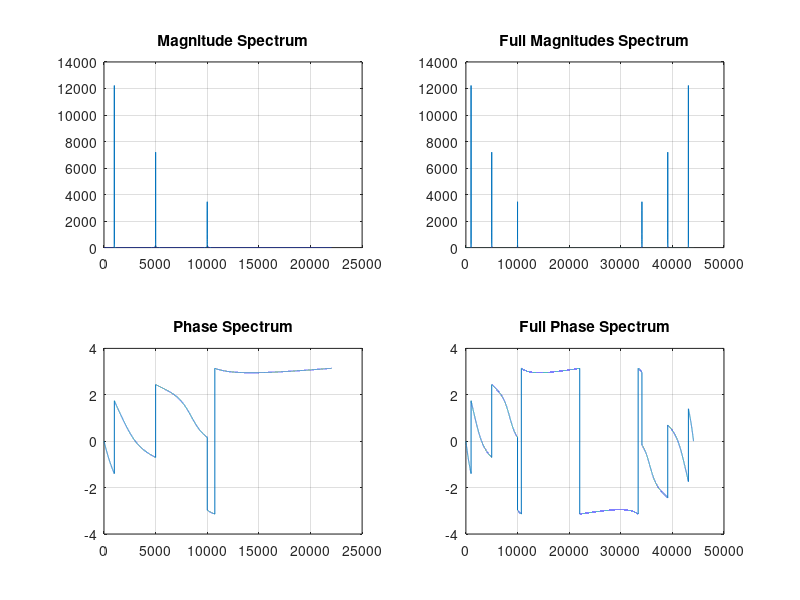

Here is the MATLAB script that generated this plot:
close all
clear;clc

fs = 44100;

t = linspace(0,1,fs);


f = [1000, 5000, 10000];
a = [0.75, 0.5, 0.3];

s = zeros(1,length(t)); % declare 's' b4 loop 

for n = 1:3
    s = s + (a(n)*sin(2*pi*f(n)*t));
end

% plot(t,s)

%% FFT
N = 2^15;
X = fft(s,N); % N-point DFT

phi = angle(X);  % phase response
mag = abs(X);    % magnitude response
fullbins = linspace(0,fs,N); % symmetrical at N/2
halfbins = linspace(0,fs/2,N/2); 

subplot(2,2,1),plot(halfbins,mag(1:N/2));grid on;title('Magnitude Spectrum');
subplot(2,2,3),plot(halfbins,phi(1:N/2));grid on;title('Phase Spectrum');
subplot(2,2,2),plot(fullbins,mag(1:N));grid on;title('Full Magnitudes Spectrum');
subplot(2,2,4),plot(fullbins,phi(1:N));grid on;title('Full Phase Spectrum');


%% IFFT
s2 = ifft(X,N);
% subplot(211),plot(s2),grid on,title('IFFT');
% subplot(212),plot(s),grid on,title('original');
